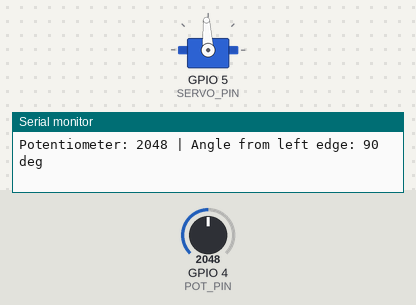
A program run on a simulated ESP32-S3. On the bench: servo, the last lines printed to the serial monitor. Inputs (shaded band) come from the test bench; at power-on: GPIO 4 (POT_PIN) = 2048. Servo pulses on a pin are drawn as a servo (544–2400 µs = 0–180°).

Above: at 1.2 s.
1.3 s: GPIO 4 (POT_PIN) set to 2540
At 2.5 s:
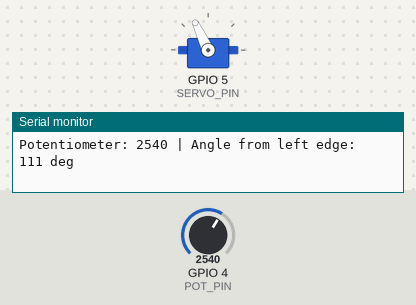
2.8 s: GPIO 4 (POT_PIN) set to 2866
At 4.0 s:
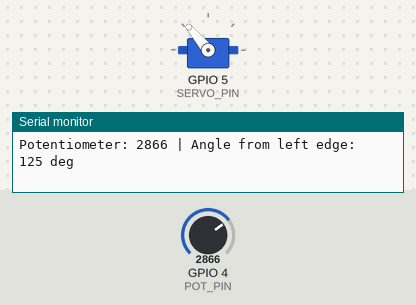
4.3 s: GPIO 4 (POT_PIN) set to 3603
At 5.4 s:
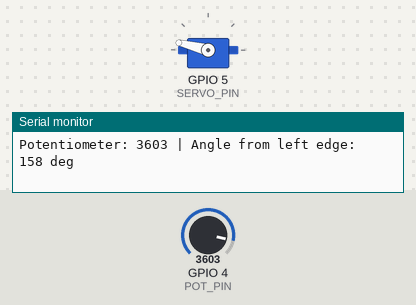
5.8 s: GPIO 4 (POT_PIN) set to 4095
At 6.7 s:
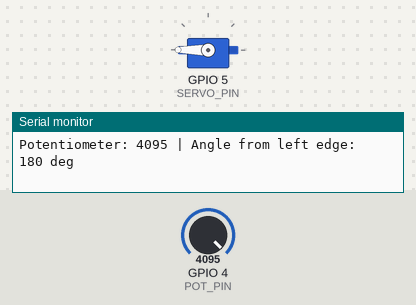
7.3 s: GPIO 4 (POT_PIN) set to 1228
At 8.1 s:
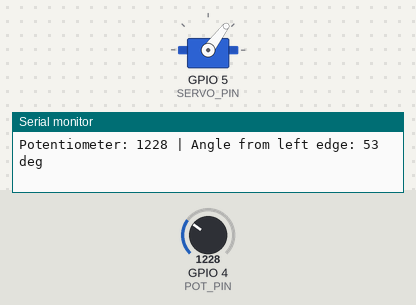
8.8 s: GPIO 4 (POT_PIN) set to 491
At 9.5 s:
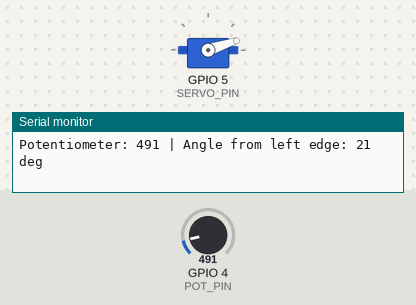
Timing chart, 0 to 11.3 s (numbered marks = the images above; inputs shaded):
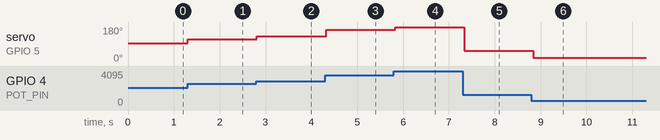

The program:

main.cpp
```cpp
#include <Arduino.h>

#define POT_PIN 4
#define SERVO_PIN 5

// ADC on ESP32-S3 is 12-bit in this project, so the raw read is 0..4095.
constexpr int POT_RAW_MIN = 0;
constexpr int POT_RAW_MAX = 4095;

// SG90 is not perfectly linear and the safe travel is usually a bit smaller
// than the theoretical 0..180 range, so these pulse widths are the practical
// calibration window for this particular servo.
constexpr int SERVO_MIN_ANGLE = 0;
constexpr int SERVO_MAX_ANGLE = 180;
constexpr uint16_t SERVO_MIN_US = 500;
constexpr uint16_t SERVO_MAX_US = 2500;

// Standard servo PWM is 50 Hz, meaning one period is 20 ms.
constexpr uint32_t SERVO_FREQUENCY_HZ = 50;

// 14-bit resolution was enough for a stable SG90 signal in this setup.
constexpr uint8_t SERVO_RESOLUTION_BITS = 14;

// Convert a logical angle to a PWM duty cycle for LEDC.
void writeServoAngle(int angle) {
  angle = constrain(angle, SERVO_MIN_ANGLE, SERVO_MAX_ANGLE);

  const uint32_t periodUs = 1000000UL / SERVO_FREQUENCY_HZ;
  const uint32_t pulseUs = map(angle, SERVO_MIN_ANGLE, SERVO_MAX_ANGLE, SERVO_MIN_US, SERVO_MAX_US);
  const uint32_t maxDuty = (1UL << SERVO_RESOLUTION_BITS) - 1;
  const uint32_t duty = (pulseUs * maxDuty) / periodUs;

  ledcWrite(SERVO_PIN, duty);
}

void setup() {
  Serial.begin(115200);
  pinMode(POT_PIN, INPUT);
  analogSetPinAttenuation(POT_PIN, ADC_11db);

  // ESP32 Arduino core 3.x LEDC API: attach GPIO5 directly to a PWM channel.
  ledcAttach(SERVO_PIN, SERVO_FREQUENCY_HZ, SERVO_RESOLUTION_BITS);

  // Move to the middle position on boot so the arm doesn't start at an edge.
  writeServoAngle(90);
}

void loop() {
  int potValue = analogRead(POT_PIN);
  int potClamped = constrain(potValue, POT_RAW_MIN, POT_RAW_MAX);

  // Map the potentiometer span directly to servo angle.
  int servoAngle = map(potClamped, POT_RAW_MIN, POT_RAW_MAX, SERVO_MIN_ANGLE, SERVO_MAX_ANGLE);

  writeServoAngle(servoAngle);

  // Log both the raw ADC value and the interpreted angle for calibration/debugging.
  Serial.print("Potentiometer: ");
  Serial.print(potValue);
  Serial.print(" | Angle from left edge: ");
  Serial.print(servoAngle);
  Serial.println(" deg");

  delay(100);
}
```

Measured:
- after the input at 1.3 s, servo on GPIO 5 (SERVO_PIN): 93° → 115° at once
- after the input at 2.8 s, servo on GPIO 5 (SERVO_PIN): 115° → 130° at once
- after the input at 4.3 s, servo on GPIO 5 (SERVO_PIN): 130° → 166° at once
- after the input at 5.8 s, servo on GPIO 5 (SERVO_PIN): 166° → 180° at once
- after the input at 7.3 s, servo on GPIO 5 (SERVO_PIN): 180° → 53° at once
- after the input at 8.8 s, servo on GPIO 5 (SERVO_PIN): 53° → 18° at once
